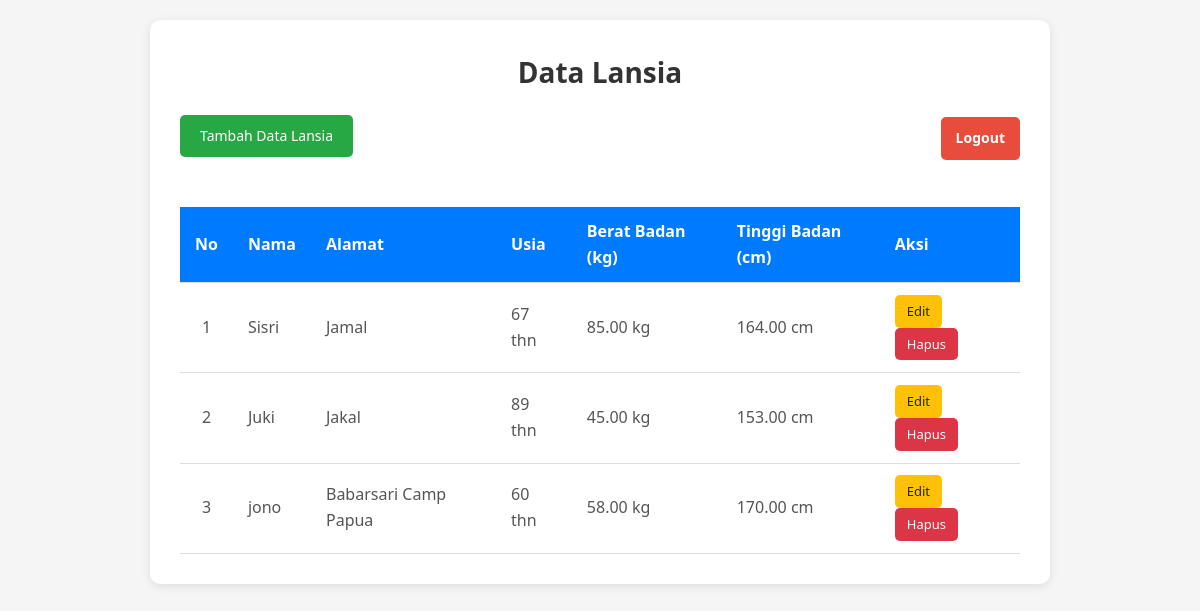
/index.php (signed in), run on the app's committed database.
### tables this page shows
CREATE TABLE `lansia` (
  `id` int(11) NOT NULL,
  `nama` varchar(100) DEFAULT NULL,
  `alamat` text DEFAULT NULL,
  `usia` int(11) DEFAULT NULL,
  `berat_badan` decimal(5,2) DEFAULT NULL,
  `tinggi_badan` decimal(5,2) DEFAULT NULL
);

### index.php (the view, shortened to what this page needs)
<?php
include 'config.php';
?>
<!DOCTYPE html>
<html lang="id">
<head>
    <link rel="stylesheet" href="style.css">
</head>
<body>
    <div class="container">
        <h2>Data Lansia</h2>
        <div class="aksi-tombol">
            <a href="tambah.php" class="btn btn-tambah">Tambah Data Lansia</a>
            <a href="logout.php" class="btn-logout" onclick="return confirm('Yakin ingin logout?')">Logout</a>
        </div>
        <div class="table-container">
            <table>
                <thead>
                    <tr>
                        <th class="no-urut">No</th>
                        <th>Nama</th>
                        <th>Alamat</th>
                        <th>Usia</th>
                        <th>Berat Badan (kg)</th>
                        <th>Tinggi Badan (cm)</th>
                        <th class="aksi">Aksi</th>
                    </tr>
                </thead>
                <tbody>
                    <?php
                    $query = "SELECT * FROM lansia ORDER BY id DESC";
                    $result = mysqli_query($koneksi, $query);
                    if (mysqli_num_rows($result) > 0) {
                        $no = 1;
                        while ($data = mysqli_fetch_assoc($result)) {
                    ?>
                        <tr>
                            <tr>
                                <td class="no-urut"><?php echo $no++; ?></td>
                                <td><?php echo htmlspecialchars($data['nama']); ?></td>
                                <td><?php echo htmlspecialchars($data['alamat']); ?></td>
                                <td><?php echo htmlspecialchars($data['usia']); ?> thn</td>
                                <td><?php echo htmlspecialchars($data['berat_badan']); ?> kg</td>
                                <td><?php echo htmlspecialchars($data['tinggi_badan']); ?> cm</td>
                                <td class="aksi">
                                <a href="edit.php?id=<?php echo $data['id']; ?>" class="btn btn-edit">Edit</a>
                                <a href="hapus.php?id=<?php echo $data['id']; ?>" class="btn btn-hapus" onclick="return confirm('Apakah Anda yakin ingin menghapus data <?php echo htmlspecialchars($data['nama']); ?>?')">Hapus</a>
                            </td>
                        </tr>
                    <?php
                        }
                    }
                    ?>
                </tbody>
            </table>
        </div>
    </div>
</body>
</html>

### style.css (style rules this page uses)
* { margin: 0; padding: 0; box-sizing: border-box; }
body { font-family: 'Segoe UI', Tahoma, Geneva, Verdana, sans-serif; background-color: #f5f5f5; padding: 20px; line-height: 1.6; }
.container { max-width: 900px; margin: 0 auto; background-color: #ffffff; padding: 30px; border-radius: 10px; box-shadow: 0 2px 10px rgba(0, 0, 0, 0.1); }
h2 { color: #333; margin-bottom: 20px; text-align: center; font-size: 28px; }
.btn { display: inline-block; padding: 10px 20px; text-decoration: none; border-radius: 5px; font-size: 14px; cursor: pointer; border: none; transition: background-color 0.3s ease; }
.btn-tambah { background-color: #28a745; color: white; margin-bottom: 20px; }
.btn-edit { background-color: #ffc107; color: #212529; padding: 6px 12px; font-size: 13px; margin-right: 5px; }
.btn-hapus { background-color: #dc3545; color: white; padding: 6px 12px; font-size: 13px; }
.table-container { overflow-x: auto; }
table { width: 100%; border-collapse: collapse; margin-top: 10px; }
th, td { padding: 12px 15px; text-align: left; border-bottom: 1px solid #ddd; }
th { background-color: #007bff; color: white; font-weight: 600; }
td { color: #555; }
.no-urut { text-align: center; width: 50px; }
.btn-logout { display: inline-block; padding: 8px 15px; background-color: #e74c3c; color: white; text-decoration: none; border-radius: 5px; font-weight: bold; font-size: 14px; transition: background 0.3s; margin-bottom: 15px; }
.aksi-tombol { display: flex; justify-content: space-between; align-items: center; margin-bottom: 20px; }
.btn-logout { display: inline-block; padding: 10px 15px; background-color: #e74c3c; color: white; text-decoration: none; border-radius: 5px; font-weight: bold; font-size: 14px; transition: background 0.3s; }

### data on the page
lansia: nama "Sisri", alamat "Jamal", usia "67", berat_badan "85.00", tinggi_badan "164.00"
lansia: nama "Juki", alamat "Jakal", usia "89", berat_badan "45.00", tinggi_badan "153.00"
lansia: nama "jono", alamat "Babarsari Camp Papua", usia "60", berat_badan "58.00", tinggi_badan "170.00"
